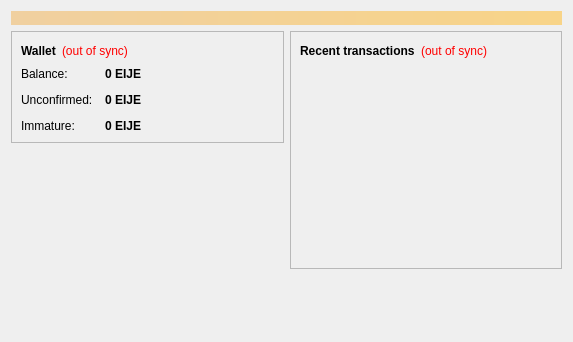
<?xml version="1.0" encoding="UTF-8"?>
<ui version="4.0">
 <class>OverviewPage</class>
 <widget class="QWidget" name="OverviewPage">
  <property name="geometry">
   <rect>
    <x>0</x>
    <y>0</y>
    <width>573</width>
    <height>342</height>
   </rect>
  </property>
  <property name="windowTitle">
   <string>Form</string>
  </property>
  <layout class="QVBoxLayout" name="topLayout">
   <item>
    <widget class="QLabel" name="labelAlerts">
     <property name="visible">
      <bool>false</bool>
     </property>
     <property name="styleSheet">
      <string notr="true">background-color: qlineargradient(x1: 0, y1: 0, x2: 1, y2: 0, stop:0 #F0D0A0, stop:1 #F8D488); color:#000000;</string>
     </property>
     <property name="wordWrap">
      <bool>true</bool>
     </property>
     <property name="margin">
      <number>3</number>
     </property>
    </widget>
   </item>
   <item>
    <layout class="QHBoxLayout" name="horizontalLayout" stretch="1,1">
     <item>
      <layout class="QVBoxLayout" name="verticalLayout_2">
       <item>
        <widget class="QFrame" name="frame">
         <property name="frameShape">
          <enum>QFrame::StyledPanel</enum>
         </property>
         <property name="frameShadow">
          <enum>QFrame::Raised</enum>
         </property>
         <layout class="QVBoxLayout" name="verticalLayout_4">
          <item>
           <layout class="QHBoxLayout" name="horizontalLayout_4">
            <item>
             <widget class="QLabel" name="label_5">
              <property name="font">
               <font>
                <weight>75</weight>
                <bold>true</bold>
               </font>
              </property>
              <property name="text">
               <string>Wallet</string>
              </property>
             </widget>
            </item>
            <item>
             <widget class="QLabel" name="labelWalletStatus">
              <property name="toolTip">
               <string>The displayed information may be out of date. Your wallet automatically synchronizes with the Eijecoin network after a connection is established, but this process has not completed yet.</string>
              </property>
              <property name="styleSheet">
               <string notr="true">QLabel { color: red; }</string>
              </property>
              <property name="text">
               <string notr="true">(out of sync)</string>
              </property>
              <property name="alignment">
               <set>Qt::AlignLeading|Qt::AlignLeft|Qt::AlignVCenter</set>
              </property>
             </widget>
            </item>
            <item>
             <spacer name="horizontalSpacer_2">
              <property name="orientation">
               <enum>Qt::Horizontal</enum>
              </property>
              <property name="sizeHint" stdset="0">
               <size>
                <width>40</width>
                <height>20</height>
               </size>
              </property>
             </spacer>
            </item>
           </layout>
          </item>
          <item>
           <layout class="QFormLayout" name="formLayout_2">
            <property name="fieldGrowthPolicy">
             <enum>QFormLayout::AllNonFixedFieldsGrow</enum>
            </property>
            <property name="horizontalSpacing">
             <number>12</number>
            </property>
            <property name="verticalSpacing">
             <number>12</number>
            </property>
            <item row="0" column="0">
             <widget class="QLabel" name="label">
              <property name="text">
               <string>Balance:</string>
              </property>
             </widget>
            </item>
            <item row="0" column="1">
             <widget class="QLabel" name="labelBalance">
              <property name="font">
               <font>
                <weight>75</weight>
                <bold>true</bold>
               </font>
              </property>
              <property name="cursor">
               <cursorShape>IBeamCursor</cursorShape>
              </property>
              <property name="toolTip">
               <string>Your current balance</string>
              </property>
              <property name="text">
               <string notr="true">0 EIJE</string>
              </property>
              <property name="textInteractionFlags">
               <set>Qt::LinksAccessibleByMouse|Qt::TextSelectableByKeyboard|Qt::TextSelectableByMouse</set>
              </property>
             </widget>
            </item>
            <item row="1" column="0">
             <widget class="QLabel" name="label_3">
              <property name="text">
               <string>Unconfirmed:</string>
              </property>
             </widget>
            </item>
            <item row="1" column="1">
             <widget class="QLabel" name="labelUnconfirmed">
              <property name="font">
               <font>
                <weight>75</weight>
                <bold>true</bold>
               </font>
              </property>
              <property name="cursor">
               <cursorShape>IBeamCursor</cursorShape>
              </property>
              <property name="toolTip">
               <string>Total of transactions that have yet to be confirmed, and do not yet count toward the current balance</string>
              </property>
              <property name="text">
               <string notr="true">0 EIJE</string>
              </property>
              <property name="textInteractionFlags">
               <set>Qt::LinksAccessibleByMouse|Qt::TextSelectableByKeyboard|Qt::TextSelectableByMouse</set>
              </property>
             </widget>
            </item>
            <item row="2" column="0">
             <widget class="QLabel" name="labelImmatureText">
              <property name="text">
               <string>Immature:</string>
              </property>
             </widget>
            </item>
            <item row="2" column="1">
             <widget class="QLabel" name="labelImmature">
              <property name="font">
               <font>
                <weight>75</weight>
                <bold>true</bold>
               </font>
              </property>
              <property name="toolTip">
               <string>Mined balance that has not yet matured</string>
              </property>
              <property name="text">
               <string notr="true">0 EIJE</string>
              </property>
              <property name="textInteractionFlags">
               <set>Qt::LinksAccessibleByMouse|Qt::TextSelectableByKeyboard|Qt::TextSelectableByMouse</set>
              </property>
             </widget>
            </item>
           </layout>
          </item>
         </layout>
        </widget>
       </item>
       <item>
        <spacer name="verticalSpacer">
         <property name="orientation">
          <enum>Qt::Vertical</enum>
         </property>
         <property name="sizeHint" stdset="0">
          <size>
           <width>20</width>
           <height>40</height>
          </size>
         </property>
        </spacer>
       </item>
      </layout>
     </item>
     <item>
      <layout class="QVBoxLayout" name="verticalLayout_3">
       <item>
        <widget class="QFrame" name="frame_2">
         <property name="frameShape">
          <enum>QFrame::StyledPanel</enum>
         </property>
         <property name="frameShadow">
          <enum>QFrame::Raised</enum>
         </property>
         <layout class="QVBoxLayout" name="verticalLayout">
          <item>
           <layout class="QHBoxLayout" name="horizontalLayout_2">
            <item>
             <widget class="QLabel" name="label_4">
              <property name="text">
               <string>&lt;b&gt;Recent transactions&lt;/b&gt;</string>
              </property>
             </widget>
            </item>
            <item>
             <widget class="QLabel" name="labelTransactionsStatus">
              <property name="toolTip">
               <string>The displayed information may be out of date. Your wallet automatically synchronizes with the Eijecoin network after a connection is established, but this process has not completed yet.</string>
              </property>
              <property name="styleSheet">
               <string notr="true">QLabel { color: red; }</string>
              </property>
              <property name="text">
               <string notr="true">(out of sync)</string>
              </property>
              <property name="alignment">
               <set>Qt::AlignRight|Qt::AlignTrailing|Qt::AlignVCenter</set>
              </property>
             </widget>
            </item>
            <item>
             <spacer name="horizontalSpacer">
              <property name="orientation">
               <enum>Qt::Horizontal</enum>
              </property>
              <property name="sizeHint" stdset="0">
               <size>
                <width>40</width>
                <height>20</height>
               </size>
              </property>
             </spacer>
            </item>
           </layout>
          </item>
          <item>
           <widget class="QListView" name="listTransactions">
            <property name="styleSheet">
             <string notr="true">QListView { background: transparent; }</string>
            </property>
            <property name="frameShape">
             <enum>QFrame::NoFrame</enum>
            </property>
            <property name="verticalScrollBarPolicy">
             <enum>Qt::ScrollBarAlwaysOff</enum>
            </property>
            <property name="horizontalScrollBarPolicy">
             <enum>Qt::ScrollBarAlwaysOff</enum>
            </property>
            <property name="selectionMode">
             <enum>QAbstractItemView::NoSelection</enum>
            </property>
           </widget>
          </item>
         </layout>
        </widget>
       </item>
       <item>
        <spacer name="verticalSpacer_2">
         <property name="orientation">
          <enum>Qt::Vertical</enum>
         </property>
         <property name="sizeHint" stdset="0">
          <size>
           <width>20</width>
           <height>40</height>
          </size>
         </property>
        </spacer>
       </item>
      </layout>
     </item>
    </layout>
   </item>
  </layout>
 </widget>
 <resources/>
 <connections/>
</ui>
